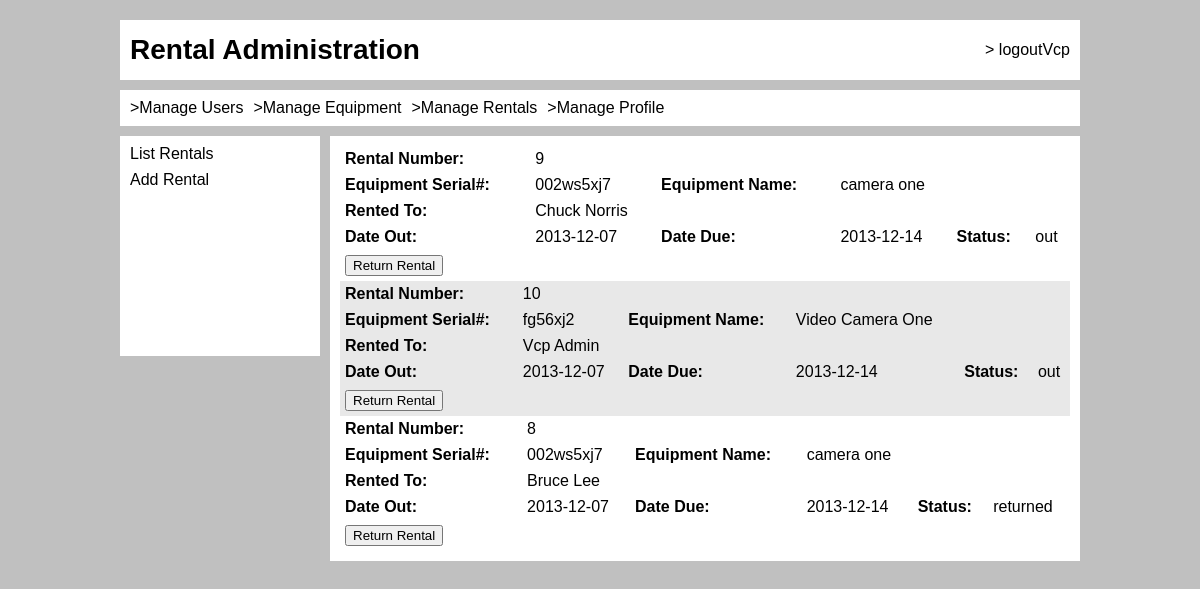
The page /rentals/index.php?listRentals (signed in) on the database its author committed.
### tables this page shows
CREATE TABLE IF NOT EXISTS `person` (
  `id` int(11) NOT NULL AUTO_INCREMENT,
  `studentid` varchar(128) DEFAULT NULL,
  `type` enum('Admin','Frontend','Student') NOT NULL DEFAULT 'Student',
  `status` enum('active','disabled') NOT NULL DEFAULT 'active',
  `firstname` varchar(255) DEFAULT NULL,
  `lastname` varchar(255) DEFAULT NULL,
  `address1` varchar(255) DEFAULT NULL,
  `address2` varchar(255) DEFAULT NULL,
  `zip` int(9) DEFAULT NULL,
  `email` varchar(128) DEFAULT NULL,
  `password` varchar(64) NOT NULL DEFAULT 'password',
  PRIMARY KEY (`id`)
);

CREATE TABLE IF NOT EXISTS `rentals` (
  `rental_id` int(11) NOT NULL AUTO_INCREMENT,
  `student_id` int(11) NOT NULL,
  `admin_id` int(11) NOT NULL,
  `equipment_id` int(11) NOT NULL,
  `date_created` timestamp NOT NULL DEFAULT CURRENT_TIMESTAMP,
  `date_due` date NOT NULL,
  `rental_status` enum('out','returned') NOT NULL,
  `notes` varchar(512) NOT NULL,
  PRIMARY KEY (`rental_id`)
);

### includes/helpers.inc.php (the view)
<?php
function htmlout($text) {
	$output = htmlspecialchars($text, ENT_QUOTES, 'UTF-8');
	echo $output;
}

### rentals/rentals.html.php
<div class="content stripeInsideRental">
	<?php foreach($rentals as $rental): ?>
	<table>
		<form action="" method="post">
		<tr>
			<th>Rental Number:</th>
			<td><?php htmlout($rental['id']); ?></td>
		</tr>
		<tr>
			<th>Equipment Serial#:</th>
			<td><?php htmlout($rental['serialNo']); ?></td>
			<th>Equipment Name:</th>
			<td><?php htmlout($rental['eq_name']); ?></td>
		</tr>
		<tr>
			<th>Rented To:</th>
			<td><?php htmlout($rental['firstname'].' '.$rental['lastname']); ?></td>
		</tr>
		<tr>
			<th>Date Out:</th>
			<td><?php htmlout($rental['date_out']); ?></td>
			<th>Date Due:</th>
			<td><?php htmlout($rental['date_due']); ?></td>
			<th>Status:</th>
			<td><?php htmlout($rental['rental_status']); ?></td>
		</tr>
		<tr>
			<td><input type="submit" name="action" value="Return Rental" /></td>
			<td><input type="hidden" name="rental_id" value="<?php echo $rental['id']; ?>" /></td>
		</tr>
		</form>
	</table>
	<?php endforeach; ?>
</div>

### includes/css/mainStyles.css (style rules this page uses)
html, body, div, span, applet, object, iframe, p, blockquote, pre, h1, h2, h3, h4, h5, h6, a, abbr, acronym, address, big, cite, code, del, dfn, em, img, ins, kbd, q, s, samp, small, strike, strong, sub, sup, tt, var, b, u, i, center, dl, dt, dd, ol, ul, li, fieldset, form, label, legend, table, caption, tbody, tfoot, thead, tr, th, td, article, aside, canvas, details, embed, figure, figcaption, footer, header, hgroup, menu, nav, output, ruby, section, summary, time, mark, audio, video { margin: 0; padding: 0; border: 0; font-size: 100%; font: inherit; vertical-align: baseline; }
body { line-height: 1; background: #c0c0c0; padding: 20px 0px 10px 0px; font-family: Arial, Helvetica, sans-serif; }
table { border-collapse: collapse; border-spacing: 0; width: 100%; }
td, th { padding: 5px; text-align: left; vertical-align: top; }
th { font-weight: bold; }
.tableStripe { background: #e8e8e8; }
.content { width: 730px; background: #ffffff; padding: 10px; margin-left: 210px; }

### rows shown on the page
person: rentals.rental_id "9 002ws5xj7 camera one Chuck Norris 2013-12-07 2013-12-14 out"
person: rentals.rental_id "10 fg56xj2 Video Camera One Vcp Admin 2013-12-07 2013-12-14 out"
person: rentals.rental_id "8 002ws5xj7 camera one Bruce Lee 2013-12-07 2013-12-14 returned"

### other values the page prints
$output "Rental Administration"
$_SESSION['user'] "Vcp"
